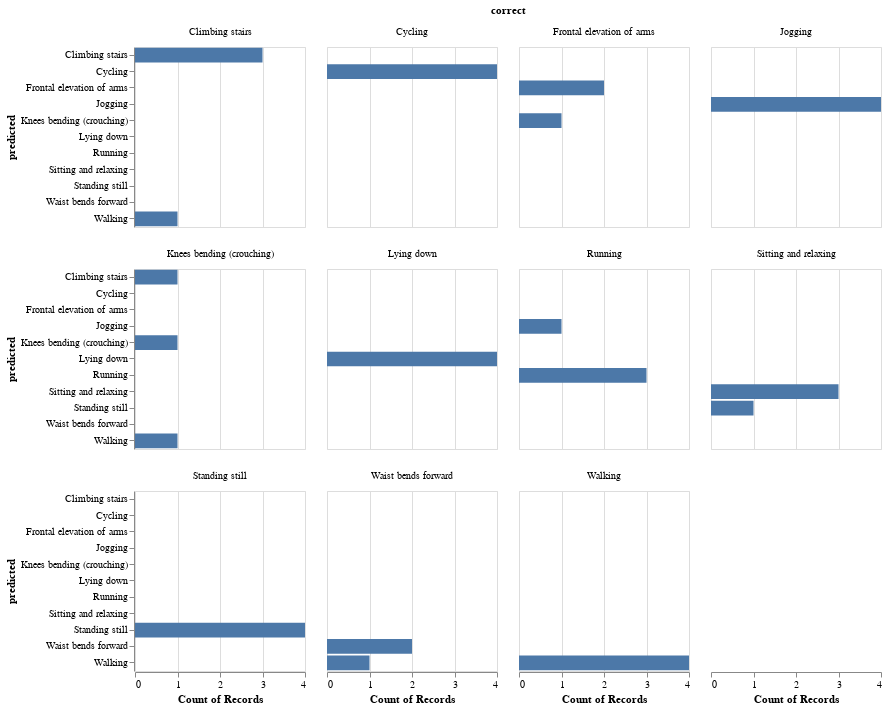

The notebook cell this image was saved under:
### Code cell
model = best[1].best_estimator_
y_pred = model.predict(X_test.iloc[:, best[2]])
print("Score: {:.2f}".format(best[0]))
show_result(y_pred, y_test)

### Figure 1 — Vega-Lite specification as saved in the notebook (floating-point values rounded to 4 significant figures)
{"config": {"view": {"continuousWidth": 400, "continuousHeight": 300}}, "data": {"name": "data-8b7b827be28ebff2990ed529d0f7dfae"}, "facet": {"type": "nominal", "field": "correct"}, "spec": {"mark": "bar", "encoding": {"x": {"type": "nominal", "aggregate": "count", "field": "predicted"}, "y": {"type": "nominal", "field": "predicted"}}, "height": 180, "width": 170}, "columns": 4, "$schema": "https://vega.github.io/schema/vega-lite/v4.8.1.json", "datasets": {"data-8b7b827be28ebff2990ed529d0f7dfae": [{"predicted": "Walking", "correct": "Climbing stairs"}, {"predicted": "Sitting and relaxing", "correct": "Sitting and relaxing"}, {"predicted": "Lying down", "correct": "Lying down"}, {"predicted": "Standing still", "correct": "Standing still"}, {"predicted": "Frontal elevation of arms", "correct": "Frontal elevation of arms"}, {"predicted": "Walking", "correct": "Walking"}, {"predicted": "Climbing stairs", "correct": "Climbing stairs"}, {"predicted": "Standing still", "correct": "Standing still"}, {"predicted": "Lying down", "correct": "Lying down"}, {"predicted": "Walking", "correct": "Walking"}, {"predicted": "Standing still", "correct": "Standing still"}, {"predicted": "Standing still", "correct": "Standing still"}, {"predicted": "Cycling", "correct": "Cycling"}, {"predicted": "Standing still", "correct": "Sitting and relaxing"}, {"predicted": "Frontal elevation of arms", "correct": "Frontal elevation of arms"}, {"predicted": "Walking", "correct": "Knees bending (crouching)"}, {"predicted": "Waist bends forward", "correct": "Waist bends forward"}, {"predicted": "Cycling", "correct": "Cycling"}, {"predicted": "Knees bending (crouching)", "correct": "Frontal elevation of arms"}, {"predicted": "Knees bending (crouching)", "correct": "Knees bending (crouching)"}, {"predicted": "Walking", "correct": "Walking"}, {"predicted": "Waist bends forward", "correct": "Waist bends forward"}, {"predicted": "Climbing stairs", "correct": "Climbing stairs"}, {"predicted": "Jogging", "correct": "Jogging"}, {"predicted": "Jogging", "correct": "Running"}, {"predicted": "Lying down", "correct": "Lying down"}, {"predicted": "Jogging", "correct": "Jogging"}, {"predicted": "Sitting and relaxing", "correct": "Sitting and relaxing"}, {"predicted": "Climbing stairs", "correct": "Knees bending (crouching)"}, {"predicted": "Jogging", "correct": "Jogging"}, {"predicted": "Cycling", "correct": "Cycling"}, {"predicted": "Climbing stairs", "correct": "Climbing stairs"}, {"predicted": "Lying down", "correct": "Lying down"}, {"predicted": "Cycling", "correct": "Cycling"}, {"predicted": "Jogging", "correct": "Jogging"}, {"predicted": "Running", "correct": "Running"}, {"predicted": "Running", "correct": "Running"}, {"predicted": "Walking", "correct": "Waist bends forward"}, {"predicted": "Running", "correct": "Running"}, {"predicted": "Sitting and relaxing", "correct": "Sitting and relaxing"}, {"predicted": "Walking", "correct": "Walking"}]}}
